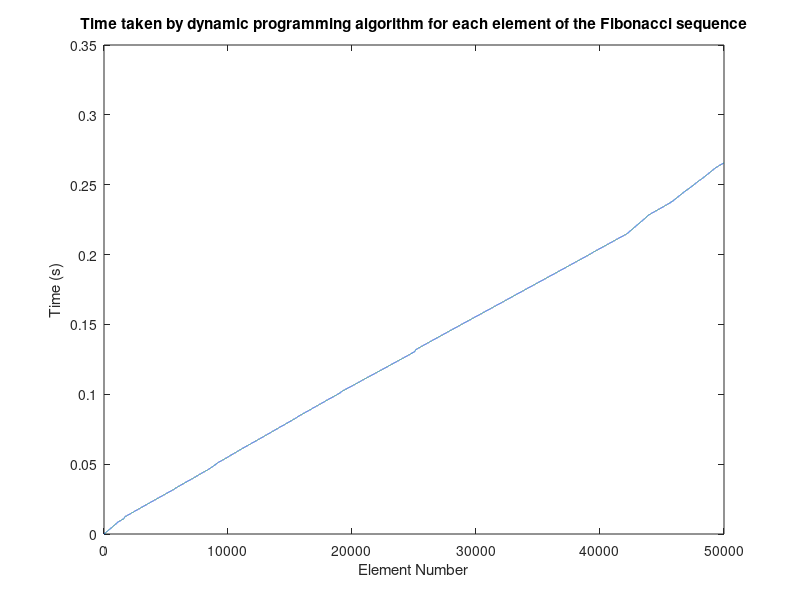

The MATLAB source for this figure:
% Fibonacci sequence generation using dynamic programming
clc
clear
close
% Initialize variables
n = 50000; % Number of elements in the sequence
fib = zeros(n,1); % Preallocate memory for the sequence
time_taken = zeros(n,1); % Preallocate memory for timing results

% Dynamic programming algorithm to calculate the nth Fibonacci number
tic;
fib(1) = 1;
fib(2) = 1;
for i = 3:n
    fib(i) = fib(i-1) + fib(i-2);
    time_taken(i) = toc;
end

% Plot the results
plot(1:n, time_taken)
xlabel('Element Number')
ylabel('Time (s)')
title('Time taken by dynamic programming algorithm for each element of the Fibonacci sequence')
